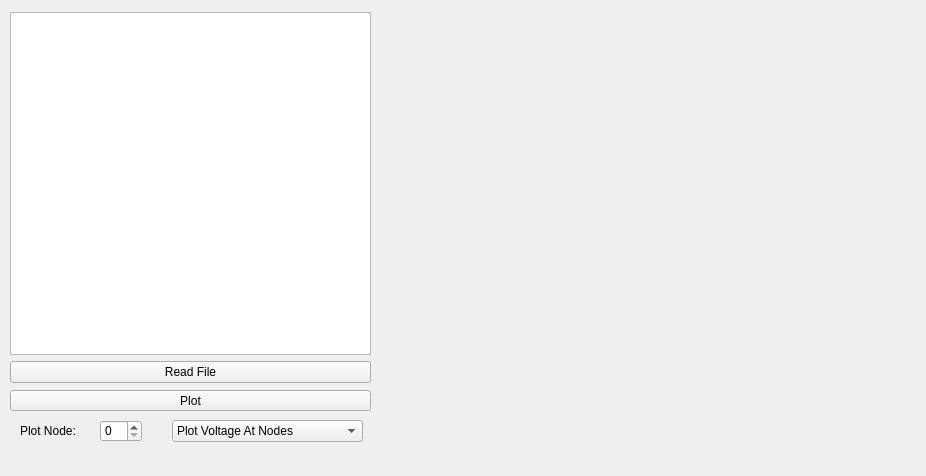
<?xml version="1.0" encoding="UTF-8"?>
<ui version="4.0">
 <class>MainWindow</class>
 <widget class="QMainWindow" name="MainWindow">
  <property name="geometry">
   <rect>
    <x>0</x>
    <y>0</y>
    <width>926</width>
    <height>476</height>
   </rect>
  </property>
  <property name="sizePolicy">
   <sizepolicy hsizetype="Fixed" vsizetype="Fixed">
    <horstretch>0</horstretch>
    <verstretch>0</verstretch>
   </sizepolicy>
  </property>
  <property name="maximumSize">
   <size>
    <width>926</width>
    <height>476</height>
   </size>
  </property>
  <property name="windowTitle">
   <string>MainWindow</string>
  </property>
  <widget class="QWidget" name="centralwidget">
   <widget class="QCustomPlot" name="customPlot" native="true">
    <property name="geometry">
     <rect>
      <x>380</x>
      <y>10</y>
      <width>531</width>
      <height>411</height>
     </rect>
    </property>
   </widget>
   <widget class="QPushButton" name="pushButton_3">
    <property name="geometry">
     <rect>
      <x>10</x>
      <y>390</y>
      <width>361</width>
      <height>21</height>
     </rect>
    </property>
    <property name="text">
     <string>Plot</string>
    </property>
   </widget>
   <widget class="QWidget" name="layoutWidget">
    <property name="geometry">
     <rect>
      <x>10</x>
      <y>12</y>
      <width>361</width>
      <height>371</height>
     </rect>
    </property>
    <layout class="QVBoxLayout" name="verticalLayout">
     <item>
      <widget class="QPlainTextEdit" name="plainTextEdit_2"/>
     </item>
     <item>
      <layout class="QHBoxLayout" name="horizontalLayout">
       <item>
        <widget class="QPushButton" name="pushButton_2">
         <property name="text">
          <string>Read File</string>
         </property>
        </widget>
       </item>
      </layout>
     </item>
    </layout>
   </widget>
   <widget class="QSpinBox" name="spinBox">
    <property name="geometry">
     <rect>
      <x>100</x>
      <y>420</y>
      <width>42</width>
      <height>22</height>
     </rect>
    </property>
   </widget>
   <widget class="QComboBox" name="comboBox">
    <property name="geometry">
     <rect>
      <x>172</x>
      <y>420</y>
      <width>191</width>
      <height>22</height>
     </rect>
    </property>
    <item>
     <property name="text">
      <string>Plot Voltage At Nodes</string>
     </property>
    </item>
    <item>
     <property name="text">
      <string>Plot Current In Components</string>
     </property>
    </item>
   </widget>
   <widget class="QLabel" name="label">
    <property name="geometry">
     <rect>
      <x>20</x>
      <y>420</y>
      <width>71</width>
      <height>21</height>
     </rect>
    </property>
    <property name="text">
     <string>Plot Node:</string>
    </property>
   </widget>
  </widget>
  <widget class="QMenuBar" name="menubar">
   <property name="geometry">
    <rect>
     <x>0</x>
     <y>0</y>
     <width>926</width>
     <height>26</height>
    </rect>
   </property>
  </widget>
 </widget>
 <customwidgets>
  <customwidget>
   <class>QCustomPlot</class>
   <extends>QWidget</extends>
   <header>qcustomplot.h</header>
   <container>1</container>
  </customwidget>
 </customwidgets>
 <resources/>
 <connections/>
</ui>
